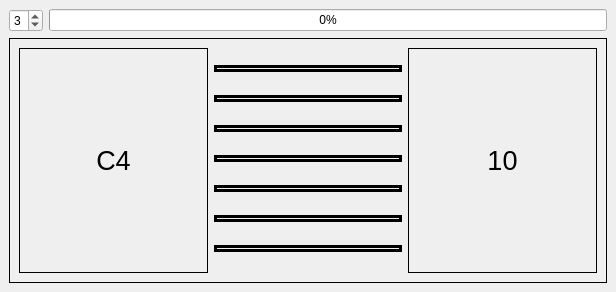
<?xml version="1.0" encoding="UTF-8"?>
<ui version="4.0">
 <class>MainWindow</class>
 <widget class="QMainWindow" name="MainWindow">
  <property name="geometry">
   <rect>
    <x>0</x>
    <y>0</y>
    <width>616</width>
    <height>292</height>
   </rect>
  </property>
  <property name="windowTitle">
   <string>lab_10</string>
  </property>
  <widget class="QWidget" name="centralwidget">
   <layout class="QGridLayout" name="gridLayout">
    <item row="0" column="0">
     <widget class="QSpinBox" name="spinBox">
      <property name="minimum">
       <number>1</number>
      </property>
      <property name="maximum">
       <number>7</number>
      </property>
      <property name="value">
       <number>3</number>
      </property>
     </widget>
    </item>
    <item row="0" column="1">
     <widget class="QProgressBar" name="progressBar">
      <property name="value">
       <number>0</number>
      </property>
      <property name="format">
       <string>%p%</string>
      </property>
     </widget>
    </item>
    <item row="1" column="0" colspan="2">
     <widget class="my_frame" name="frame">
      <property name="frameShape">
       <enum>QFrame::Box</enum>
      </property>
      <property name="frameShadow">
       <enum>QFrame::Plain</enum>
      </property>
      <layout class="QHBoxLayout" name="horizontalLayout">
       <item>
        <widget class="ClickableLabel" name="label_c4">
         <property name="font">
          <font>
           <pointsize>20</pointsize>
          </font>
         </property>
         <property name="frameShape">
          <enum>QFrame::Panel</enum>
         </property>
         <property name="text">
          <string>C4</string>
         </property>
         <property name="alignment">
          <set>Qt::AlignCenter</set>
         </property>
        </widget>
       </item>
       <item>
        <layout class="QVBoxLayout" name="verticalLayout">
         <item>
          <widget class="ClickableLabel" name="label">
           <property name="sizePolicy">
            <sizepolicy hsizetype="Preferred" vsizetype="Maximum">
             <horstretch>0</horstretch>
             <verstretch>0</verstretch>
            </sizepolicy>
           </property>
           <property name="font">
            <font>
             <pointsize>1</pointsize>
            </font>
           </property>
           <property name="frameShape">
            <enum>QFrame::Box</enum>
           </property>
           <property name="lineWidth">
            <number>3</number>
           </property>
           <property name="text">
            <string/>
           </property>
          </widget>
         </item>
         <item>
          <widget class="ClickableLabel" name="label_2">
           <property name="sizePolicy">
            <sizepolicy hsizetype="Preferred" vsizetype="Maximum">
             <horstretch>0</horstretch>
             <verstretch>0</verstretch>
            </sizepolicy>
           </property>
           <property name="font">
            <font>
             <pointsize>1</pointsize>
            </font>
           </property>
           <property name="frameShape">
            <enum>QFrame::Box</enum>
           </property>
           <property name="lineWidth">
            <number>3</number>
           </property>
           <property name="text">
            <string/>
           </property>
          </widget>
         </item>
         <item>
          <widget class="ClickableLabel" name="label_3">
           <property name="sizePolicy">
            <sizepolicy hsizetype="Preferred" vsizetype="Maximum">
             <horstretch>0</horstretch>
             <verstretch>0</verstretch>
            </sizepolicy>
           </property>
           <property name="font">
            <font>
             <pointsize>1</pointsize>
            </font>
           </property>
           <property name="frameShape">
            <enum>QFrame::Box</enum>
           </property>
           <property name="lineWidth">
            <number>3</number>
           </property>
           <property name="text">
            <string/>
           </property>
          </widget>
         </item>
         <item>
          <widget class="ClickableLabel" name="label_4">
           <property name="sizePolicy">
            <sizepolicy hsizetype="Preferred" vsizetype="Maximum">
             <horstretch>0</horstretch>
             <verstretch>0</verstretch>
            </sizepolicy>
           </property>
           <property name="font">
            <font>
             <pointsize>1</pointsize>
            </font>
           </property>
           <property name="frameShape">
            <enum>QFrame::Box</enum>
           </property>
           <property name="lineWidth">
            <number>3</number>
           </property>
           <property name="text">
            <string/>
           </property>
          </widget>
         </item>
         <item>
          <widget class="ClickableLabel" name="label_5">
           <property name="sizePolicy">
            <sizepolicy hsizetype="Preferred" vsizetype="Maximum">
             <horstretch>0</horstretch>
             <verstretch>0</verstretch>
            </sizepolicy>
           </property>
           <property name="font">
            <font>
             <pointsize>1</pointsize>
            </font>
           </property>
           <property name="frameShape">
            <enum>QFrame::Box</enum>
           </property>
           <property name="lineWidth">
            <number>3</number>
           </property>
           <property name="text">
            <string/>
           </property>
          </widget>
         </item>
         <item>
          <widget class="ClickableLabel" name="label_6">
           <property name="sizePolicy">
            <sizepolicy hsizetype="Preferred" vsizetype="Maximum">
             <horstretch>0</horstretch>
             <verstretch>0</verstretch>
            </sizepolicy>
           </property>
           <property name="font">
            <font>
             <pointsize>1</pointsize>
            </font>
           </property>
           <property name="frameShape">
            <enum>QFrame::Box</enum>
           </property>
           <property name="lineWidth">
            <number>3</number>
           </property>
           <property name="midLineWidth">
            <number>0</number>
           </property>
           <property name="text">
            <string/>
           </property>
          </widget>
         </item>
         <item>
          <widget class="ClickableLabel" name="label_7">
           <property name="sizePolicy">
            <sizepolicy hsizetype="Preferred" vsizetype="Maximum">
             <horstretch>0</horstretch>
             <verstretch>0</verstretch>
            </sizepolicy>
           </property>
           <property name="font">
            <font>
             <pointsize>1</pointsize>
            </font>
           </property>
           <property name="frameShape">
            <enum>QFrame::Box</enum>
           </property>
           <property name="lineWidth">
            <number>3</number>
           </property>
           <property name="text">
            <string/>
           </property>
          </widget>
         </item>
        </layout>
       </item>
       <item>
        <widget class="QLabel" name="label_timer">
         <property name="font">
          <font>
           <pointsize>20</pointsize>
          </font>
         </property>
         <property name="frameShape">
          <enum>QFrame::Box</enum>
         </property>
         <property name="text">
          <string>10</string>
         </property>
         <property name="alignment">
          <set>Qt::AlignCenter</set>
         </property>
        </widget>
       </item>
      </layout>
     </widget>
    </item>
   </layout>
  </widget>
 </widget>
 <customwidgets>
  <customwidget>
   <class>ClickableLabel</class>
   <extends>QLabel</extends>
   <header location="global">clickablelabel.h</header>
   <slots>
    <signal>clicked()</signal>
   </slots>
  </customwidget>
  <customwidget>
   <class>my_frame</class>
   <extends>QFrame</extends>
   <header location="global">my_frame.h</header>
   <container>1</container>
  </customwidget>
 </customwidgets>
 <resources/>
 <connections/>
</ui>
